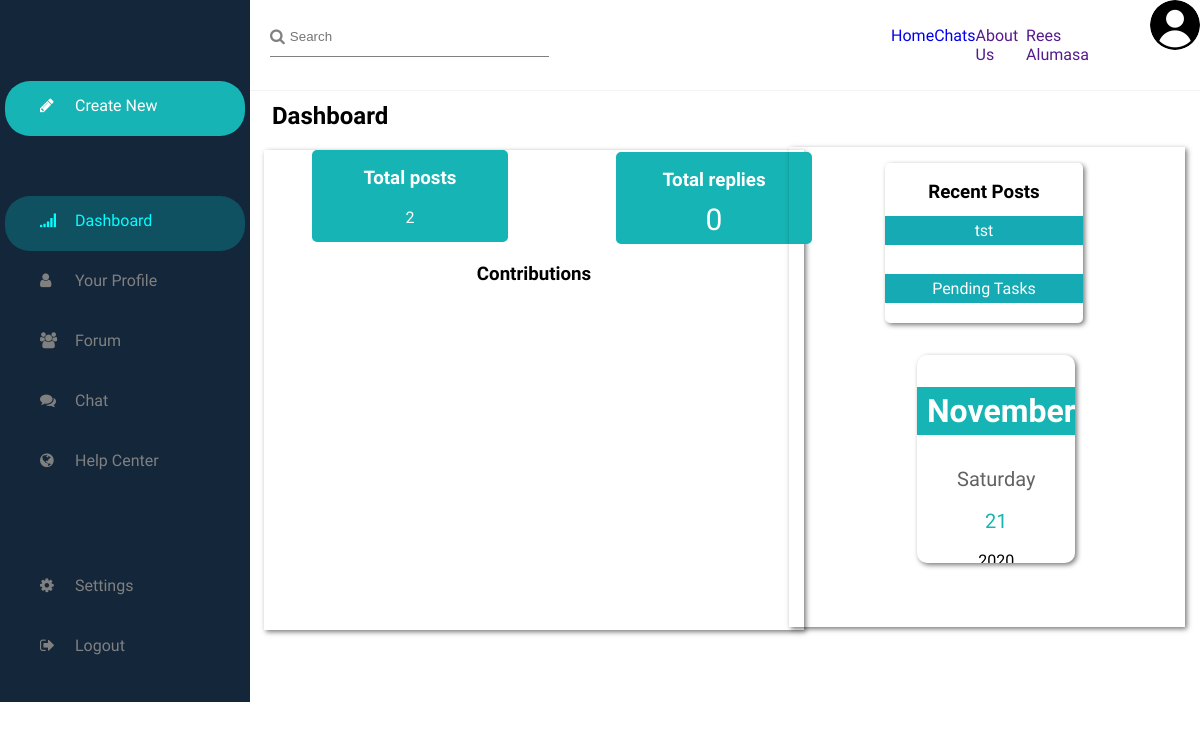
The page /Forum/User/dashboard.php (signed in) on the database as committed earlier.
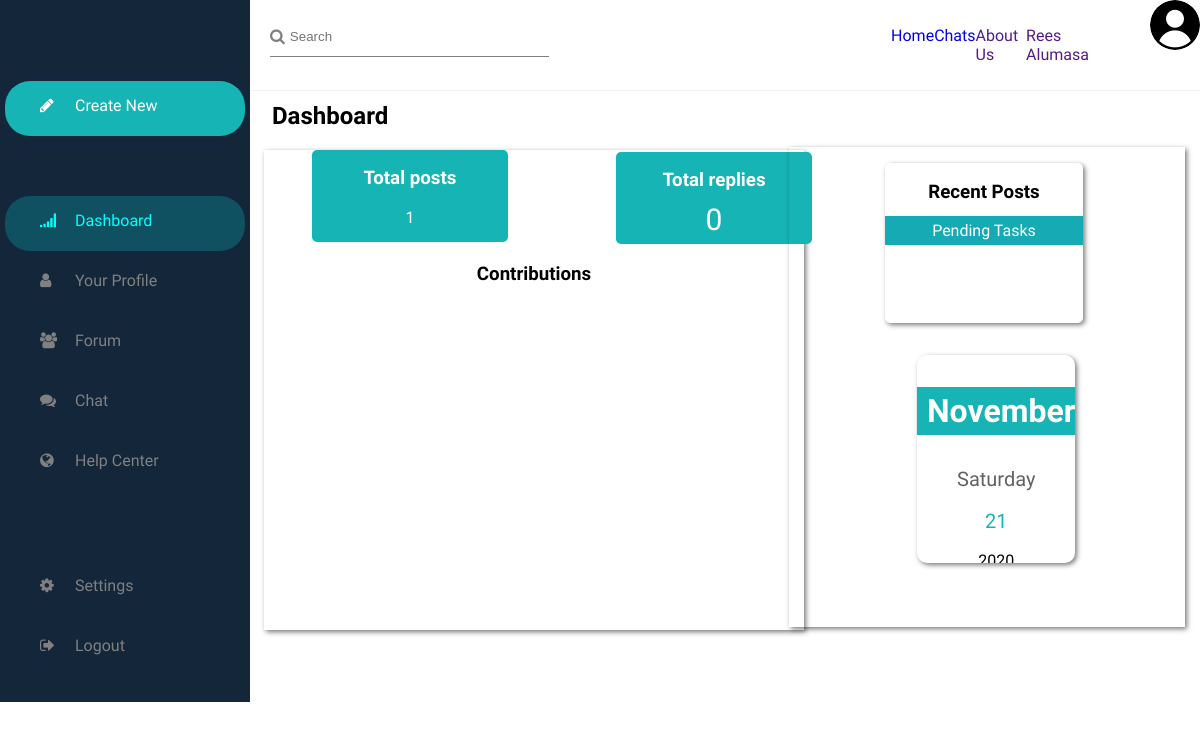
The same page on the database as committed later.
### tables this page shows
CREATE TABLE `topics` (
  `topic_id` int(11) NOT NULL,
  `topic_subject` text NOT NULL,
  `topic_date` timestamp NOT NULL DEFAULT current_timestamp() ON UPDATE current_timestamp(),
  `topic_category` text NOT NULL,
  `topic_by` int(11) NOT NULL,
  `topic_description` text NOT NULL,
  `topic_status` text NOT NULL
);

### Forum/User/dashboard.php (the view, shortened to what this page needs)
<?php include 'header.php'; ?>
    <div class="container">
        <div class="side-nav-bar">
            <ul class="chat-side-nav">
              <a href="#exampleModal-4" data-whatever="@fat" id="create-user"><li id="create-chat"><i class="fa fa-pencil side-nav" aria-hidden="true" ></i>Create New</li></a>
                <li class="side-links" style="background-color: rgba(0, 255, 255, 0.2);"><?php $usertype = $_SESSION['usertype']; if($usertype == 'Admin'){echo "<a href='../Admin/admin_dashboard.php' style='color: #00ffff;'><i class='fa fa-signal side-nav' aria-hidden='true'></i>Dashboard</a>";}else{echo "<a href='dashboard.php' style='color: #00ffff;'><i class='fa fa-signal side-nav' aria-hidden='true'></i>Dashboard</a>";}?></li>
                <li class="side-links"><a href="profile.php"><i class="fa fa-user side-nav" aria-hidden="true"></i>Your Profile</a></li>
                <li class="side-links"><a href="forum.php"><i class="fa fa-users side-nav" aria-hidden="true"></i>Forum</a></li>
                <li class="side-links"><a href="Chat/chat.php"><i class="fa fa-comments side-nav" aria-hidden="true"></i>Chat</a></li>
                <li class="side-links"><a href="help_center.php"><i class="fa fa-globe side-nav" aria-hidden="true"></i>Help Center</a></li>
                <li class="side-links cog"><a href=""><i class="fa fa-cog side-nav" aria-hidden="true"></i>Settings</a></li>
                <li class="side-links"><a href="../../src/auth/test_auth.php?logout='1"><i class="fa fa-sign-out side-nav" aria-hidden="true"></i>Logout</a></li>
            </ul>
        </div>
        <div class="main" style="width: 83%;">
          <?php include 'top_nav.php'; ?>
        </div>
    </div>
    <div class="head-dash">
        <h2>Dashboard</h2>
    </div>
        <section class="graph">
            <div class="graph-posts">
                <h3 style="margin-top: 15px;">Total posts</h3>
                    <?php
                        $link = mysqli_connect("localhost", "root", "", "educo");
                        $sql = "SELECT * FROM topics WHERE topic_by ='".$_SESSION['user_id']."'";
                        $result = mysqli_query($link, $sql);
                        $row_Count = mysqli_num_rows($result);
                        if($row_Count > 0){
                            echo $row_Count;
                        }else{
                            echo "<div id='postsCount'>0</div>";
                        }
                    ?>
            </div>
            <div class="graph-reply">
                <h3 style="margin-top: 15px;">Total replies</h3>
                    <?php
                        $sql = "SELECT * FROM replies WHERE reply_by ='".$_SESSION['user_id']."'";
                        $result = mysqli_query($link, $sql);
                        $row_Count = mysqli_num_rows($result);
                        if($row_Count > 0){
                            echo $row_Count;
                        }else{
                            echo "<div id='replyCount'>0</div>";
                        }
                    ?>
            </div>
                <h3 id="cont">Contributions</h3>
                <div id="graph-graph" style="width: 600px; height: 300px"></div>
        </section>
        <section class="posts">
            <div class="posts-recent">
                <h3>Recent Posts</h3>
                <?php
                        $sql = "SELECT topic_subject FROM topics WHERE topic_by ='".$_SESSION['user_id']."'";
                        $result = mysqli_query($link, $sql);
                        function getData($result){
                            $rows = array();
                            if(mysqli_num_rows($result) > 0){
                                while($row = mysqli_fetch_assoc($result)){
                                    $rows[] = $row;
                                }
                                return $rows;
                            }
                        }
                        $res = getData($result);
                        if($res > 0){
                            foreach ($res as $key => $value) {
                                ?>
                                <p class="my_posts"><?php echo $value['topic_subject'];?></p>
                                <?php echo "<br>";
                            }
                        }else{
                            echo "<div id='noPosts'>No recent posts</div>";
                        }
                    ?>
            </div>
            <div class="posts-calendar">
                <p id="monthName"></p>
                <p id="dayName"></p>
                <p id="dayNumber"></p>
                <p id="year"></p>
            </div>
        </section>
</body>
</html>

### Forum/User/header.php (shortened to what this page needs)
<!DOCTYPE html>
<html lang="en">
<head>
    <link rel="stylesheet" href="https://stackpath.bootstrapcdn.com/font-awesome/4.7.0/css/font-awesome.min.css">
    <link rel="stylesheet" href="../../assets/css/style.css">
    <link rel="stylesheet" href="../../../assets/css/style.css">
</head>
<body>

### Forum/User/top_nav.php (shortened to what this page needs)
    <div class="top-nav" style="border-bottom: 1px solid rgba(192, 192, 192, 0.2);">
            <i class="fa fa-search" aria-hidden="true"></i>
            <input id="search" type="text" placeholder="Search" class="search-bar">
            <ul class="chat-top-nav">
                <li class="top-links"><a href="../../index.php">Home</a></li>
                <li class="top-links"><a href="Chat/chat.php">Chats</a></li>
                <li class="top-links"><a href="">About Us</a></li>
<li class="top-links"><a href=""><?php if (isset($_SESSION['username'])) {
echo $_SESSION['username'];
} else {
echo '<a href="auth/login.php">Guest</a>';
} ?></a></li>
            </ul>
            <img width="50px" height="50px" src="../../assets/img/user.png" alt="User Profile" class="session-profile">
    </div>

### assets/css/style.css (style rules this page uses)
body { margin: auto; font-family: 'Josefin Sans', sans-serif; }
.container { height: 710px; }
.session-profile { border-radius: 50%; margin-left: 35px; }
.chat-top-nav { list-style: none; display: flex; padding: 10px; width: 250px; margin-left: 35%; }
a { text-decoration: none; }
.top-links { margin-left: auto; margin-right: auto; }
.fa-search { margin-left: 20px; height: 28px; padding-top: 13px; border-bottom: 1px solid gray; color: gray; margin-top: 15px; }
.search-bar { height: 40px; margin-top: 15px; padding-bottom: 0px; width: 300px; border: none; border-bottom: 1px solid gray; padding-left: 5px; }
.container, .top-nav, .chat-area { display: flex; }
.side-links { border-radius: 25px; padding-top: 15px; margin-bottom: 5px; }
.side-links a { color: gray; }
.side-nav-bar { width: 250px; background-color: #13263a; position: fixed; }
.chat-side-nav { list-style: none; padding: 5px; }
.side-nav { width: 25px; margin-right: 10px; margin-bottom: 25px; padding-left: 35px; height: 14px; }
#create-chat { margin-top: 60px; margin-bottom: 60px; border-radius: 25px; padding-top: 15px; background-color: rgba(22, 180, 180); color: white; }
.cog { margin-top: 70px; }
.main { height: 710px; margin-left: 250px; }

### Forum/User/dashboard.php (style rules this page uses)
.head-dash h2 { margin-left: 17rem; margin-top: -38rem; }
.graph { box-shadow: 2px 2px 5px rgba(0, 0, 0, 0.526); margin-left: 16.5rem; width: 45%; height: 30rem; }
.graph .graph-posts { border: 2px solid rgba(22, 180, 180); margin-left: 3rem; width: 12rem; height: 5.5rem; margin-top: 1rem; text-align: center; border-radius: 5px; background-color: rgba(22, 180, 180); color: white; }
.graph .graph-reply { border: 2px solid rgba(22, 180, 180); margin-left: 22rem; margin-top: -5.6rem; width: 12rem; height: 5.5rem; text-align: center; border-radius: 5px; background-color: rgba(22, 180, 180); color: white; }
.graph #cont { text-align: center; }
.posts { box-shadow: 2px 2px 5px rgba(0, 0, 0, 0.526); float: right; width: 33%; margin-top: -30.2rem; margin-right: 15px; height: 30rem; }
.posts .posts-recent { box-shadow: 2px 2px 5px rgba(0, 0, 0, 0.526); border-radius: 5px; width: 50%; height: 10rem; margin-left: 6rem; text-align: center; margin-top: 1rem; overflow-x: auto; overflow-y: auto; }
.posts .posts-recent .my_posts { padding: 5px; color: white; background: rgba(22, 170, 180); margin-top: -6px; }
.posts .posts-calendar { margin-top: 2rem; margin-left: 8rem; text-align: center; width: 40%; height: 13rem; background: rgb(255, 255, 255); border-radius: 10px; overflow: hidden; box-shadow: 2px 2px 5px rgba(0, 0, 0, 0.526); }
.posts .posts-calendar #monthName { position: relative; background: rgba(22, 180, 180); padding: 5px 10px; font-size: 32px; font-weight: 700; color: white; }
.posts .posts-calendar #dayName { margin-top: 10px; font-size: 20px; font-weight: 289; color: rgb(100, 97, 97); }
.posts .posts-calendar #dayNumber { line-height: 1em; font-size: 20px; font-weight: 289; color: rgba(22, 180, 180); }
.graph .graph-posts #postsCount, .graph .graph-reply #replyCount { font-size: 30px; margin-top: -0.5rem; }

Rows that differ between the two databases and show on the page:
removed topics: topic_subject "tst"
Other text that changed with them:
$row_Count: "2" → "1"
